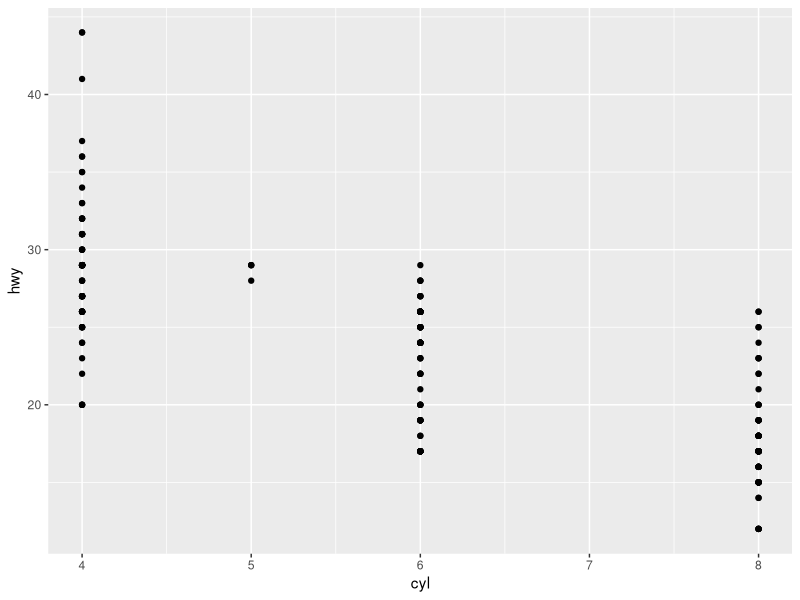
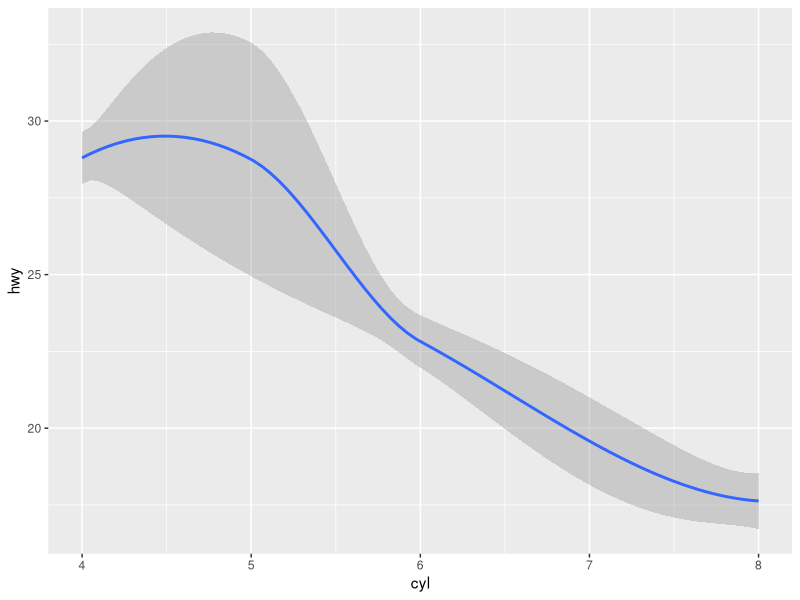

R code for these plots, in order: (Note: this script raises an error after producing the figures.)
#----------------------------------------------
# DATA 101
# Homework 1: YOUR NAME HERE
#----------------------------------------------

# Please save this script as "YOUR LAST NAME_HW1.R" and upload the script to Canvas. 
# You should also upload a word document containing your write up and graphs.
# Please type your code into the sections outlined below. 

#----------------------------------------------
# Question 1

#general setup
install.packages("tidyverse")
library(tidyverse)

#inspecting the data set and variables first, to get oriented

mpg
mpg$cyl
mpg$hwy
glimpse(mpg)
summary(mpg$cyl)
summary(mpg$hwy)

#exploring different kinds of plots to get a sense of
#which might be best for visualizing these variables

?geom_point
ggplot(data = mpg) + 
  geom_point(mapping = aes(x = cyl, y = hwy))

?geom_smooth
ggplot(data = mpg) + 
  geom_smooth(mapping = aes(x = cyl, y = hwy))

?geom_bar
ggplot(data = mpg) + 
  geom_bar(mapping = aes(x = cyl, y = hwy))
ggplot(data = mpg) + 
  geom_bar(mapping = aes(x = cyl))

?geom_col
ggplot(data = mpg) + 
  geom_col(mapping = aes(x = cyl, y = hwy))

?geom_boxplot
ggplot(data = mpg) + 
  geom_boxplot(mapping = aes(x = cyl, y = hwy))

ggplot(data = mpg) +
  geom_smooth(mapping = aes(x = cyl, y = hwy))

#the geom I think is best

ggplot(data = mpg) +
  geom_boxplot(mapping= aes(x = cyl, y = hwy, group = cyl, color = as.factor(cyl)))


#----------------------------------------------
# Question 2

#original code in the problem
ggplot(data = mpg, mapping = aes(x = cty, y = hwy)) +
  geom_point() + 
  geom_abline() + 
  coord_fixed()

#code without coord_fixed()
ggplot(data = mpg, mapping = aes(x = cty, y = hwy)) +
  geom_point() + 
  geom_abline()

#code without geom_abline()
ggplot(data = mpg, mapping = aes(x = cty, y = hwy)) +
  geom_point() + 
  coord_fixed()

?coord_fixed
?geom_abline



#----------------------------------------------
# Question 3

?mpg
glimpse(mpg)
glimpse(mpg$drv)
summary(mpg$drv)
view(mpg$drv)

ggplot(data = mpg, mapping = aes(x = drv, y = hwy)) +
  geom_point()

view(mpg$displ)

ggplot(data = mpg) +
  geom_smooth(mapping = aes(x = displ, y = hwy, color = drv))
